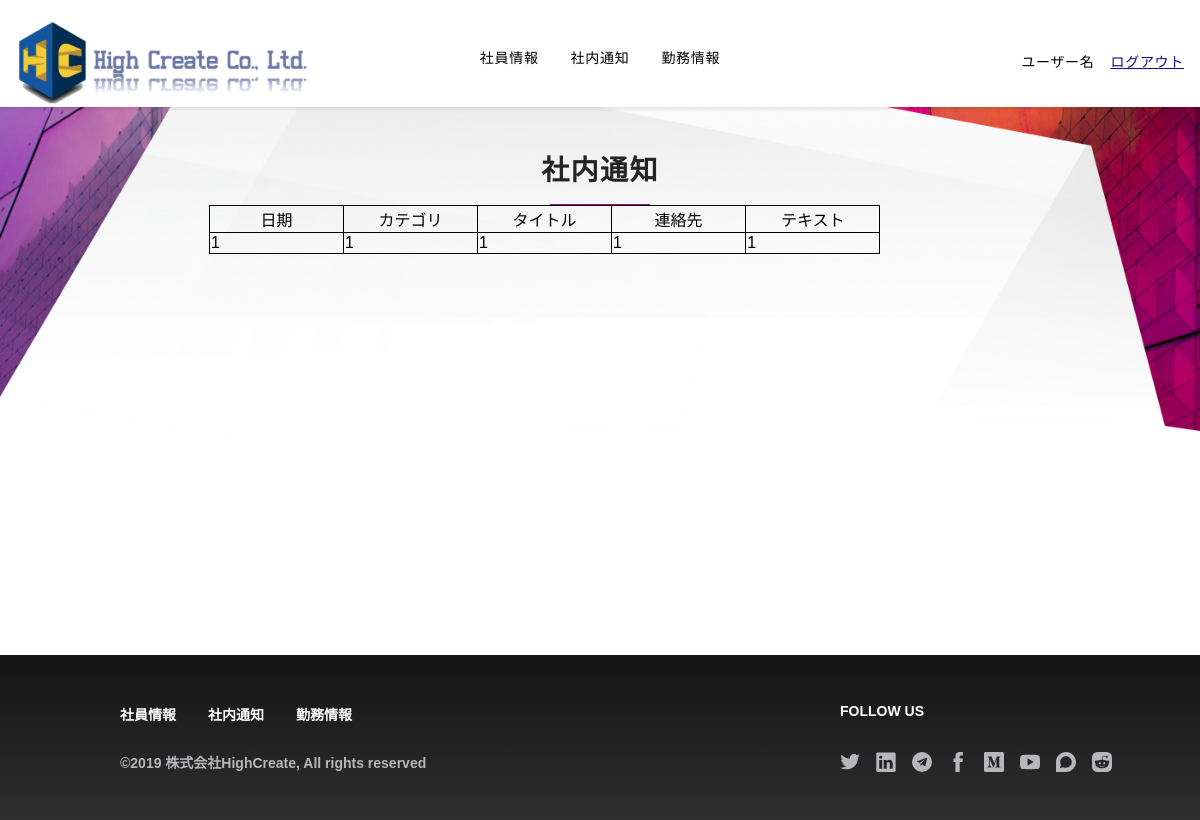
The page /notices/1 on the database its author committed.
### homepage/models.py (models this page shows)
class noticeInfo(models.Model):
    userId = models.CharField(primary_key=True, max_length=20, verbose_name='userId')
    userData = models.CharField(blank=True, max_length=100, verbose_name='userData')
    userCategory = models.CharField(blank=True, max_length=100, verbose_name='userCategory')
    userTitle = models.CharField(blank=True, max_length=100, verbose_name='userTitle')
    userContact = models.CharField(blank=True, max_length=100, verbose_name='userContact')
    userText = models.CharField(blank=True, max_length=200, verbose_name='userText')
    class Meta:
        managed = False
        db_table = 'noticeInfo'

### homepage/officeviews.py (the view)
# urls.py: path('notices/<int:userId>', officeviews.detail),
def detail(request, userId):
    noticeInfos = models.noticeInfo.objects.all()
    detail_info = None
    for noticeInfo in noticeInfos:
        if noticeInfo.userId == userId:
            detail_info = noticeInfo
            break
    return render(request, 'detail.html',
                  {
                      'detail_info': detail_info
                  }
                  )

### templates/detail.html (shortened to what this page needs)
{% extends 'officebase.html' %} {% block title %}社内通知 | HighCreate{% endblock %} {% block content %}
    <div class="p-3 bg-center bg-top bg-white mx-auto relative xl:p-0 PageWrap__ContentContainer-kkdcvd-0 dzVwN"
         id="site-content" ng-controller="ScrollController" data-ng-init="init('{{ jumpflag }}')">
        <div classnames="">
            <div class="Mantel__Container-sc-90mahe-0 loqmwV">
                <header>
                    <h1 class=" font-sans text-charcoal tracking-wide uppercase text-center pb-2 font-black uppercase md:text-3xl text-3xl">
                        社内通知</h1>
                    <div class=" h-px bg-magenta mx-auto" style="width: 100px;">
                    </div>
                </header>
            </div>
            <div class="Technology__SectionContainer-sc-1uzfb71-0 dnLgNL">
                <div>
                    <table class="table table-bordered ">
                        <tr class="text-center">
                            <td>日期</td>
                            <td>カテゴリ</td>
                            <td>タイトル</td>
                            <td>連絡先</td>
                            <td>テキスト</td>
                        </tr>
                        <tr>
                            <td>{{ detail_info.userData }}</td>
                            <td>{{ detail_info.userCategory }}</td>
                            <td>{{ detail_info.userTitle }}</td>
                            <td>{{ detail_info.userContact }}</td>
                            <td>{{ detail_info.userText }}</td>
                        </tr>
                    </table>
                </div>
            </div>
        </div>
    </div>
{% endblock %}

### homepage/static/css/index_sub.css (style rules this page uses)
.loqmwV { padding-top: 20%; overflow: hidden; margin: -1.5rem -1.5rem 0px; }
@media (min-width: 576px) { .loqmwV { padding-top: 9%; } }
@media (min-width: 992px) { .loqmwV { padding-top: 1%; padding-top: 5rem; } }
@media (min-width:1200px) { .loqmwV { padding-top: 4%; margin: 0; } }
@media (min-width: 321px) { .dzVwN { background: url(../pic/economic_policy-mobile-2x.jpg) center top / 100% no-repeat; } }
@media (min-width: 992px) { .dzVwN { background: url(../pic/economic_policy-desktop.jpg) center top / 100% no-repeat; } }
@media (min-width: 992px) { .dzVwN { min-height: 460px; } }
.dnLgNL { padding-left: 1rem; padding-right: 1rem; margin-left: auto; margin-right: auto; max-width: 50.875rem; }

### homepage/static/css/contact_main.css (style rules this page uses)
body { margin: 0 }

### templates/detail.html (style rules this page uses)
table { border-collapse: collapse; }
table, td, th { border: 1px solid black; }
td { width: 10%; }

### rows shown on the page
noticeInfo: userData "1", userCategory "1", userTitle "1", userContact "1", userText "1"
